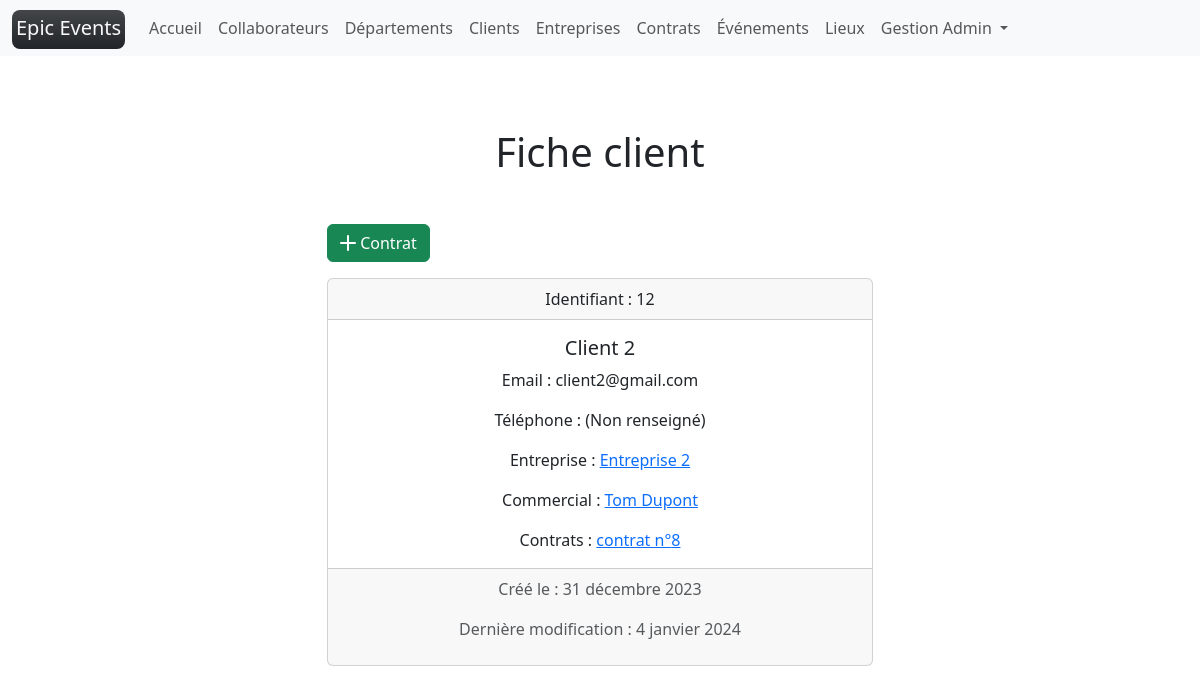
The page /customers/12/ (signed in) on the database its author committed.
### epic_events/models/collaborator.py (models this page shows, shortened)
class Collaborator(UserMixin, AbstractUser):
    department = models.ForeignKey(to=Department, on_delete=models.RESTRICT, null=True)
    birthdate = models.DateField(verbose_name="Date de naissance")
    REQUIRED_FIELDS = ["first_name", "last_name"]
    USERNAME_FIELD = "email"
    username = date_joined = None
    @property
    def str_id(self) -> str:
        if self.id:
            return str(self.id)
        return unfilled
    @property
    def role(self) -> str:
        if self.department:
            return self.department.name
        return unfilled
    @property
    def title(self) -> str:
        if self.first_name:
            return f"{self.role} {self.first_name.capitalize()}"
        return f"{self.role} {unfilled}"

### epic_events/models/department.py (models this page shows, shortened)
class Department(NameFieldMixin):
    @classmethod
    def french_name(self) -> str:
        """used in flash messages"""
        return "Département"

### epic_events/models/customer.py (models this page shows, shortened)
class Customer(UserMixin):
    company = models.ForeignKey(to=Company, on_delete=models.SET_NULL, null=True)
    commercial = models.ForeignKey(
        to=Collaborator, on_delete=models.SET_NULL, null=True, related_name="commercial"
    )
    @property
    def company_name(self):
        if self.company:
            return str(self.company)
        return unfilled
    @property
    def commercial_name(self):
        if self.commercial:
            return self.commercial.name
        return unfilled
    @classmethod
    def french_name(self) -> str:
        return "Client"

### epic_events/models/company.py (models this page shows, shortened)
class Company(NameFieldMixin):
    """customers companies CRUD by commercials"""

### epic_events/models/contract_event.py (models this page shows, shortened)
class Contract(TimeFieldMixin):
    customer = models.ForeignKey(to=Customer, on_delete=models.CASCADE, null=True)
    total_amount = models.PositiveIntegerField(
        default=0, verbose_name="Montant total €"
    )
    amount_paid = models.PositiveIntegerField(default=0, verbose_name="Montant payé €")
    is_signed = models.BooleanField(default=False, verbose_name="Signé")

### epic_events/views/customer.py (the view)
class DetailView(read_permission, View):
    def get(self, request, id, *args, **kwargs):
        obj = get_object_or_404(model, id=id)
        contracts = Contract.objects.filter(customer=obj).order_by("-edition_time")
        return render(
            request,
            model.template_name_detail(),
            {
                "title": model.french_name().lower(),
                "obj": obj,
                "update_url_name": model.update_url_name(),
                "delete_url_name": model.delete_url_name(),
                "contracts": contracts,
            },
        )

### epic_events/models/mixins.py (called while the page is built)
    @classmethod
    def singular_name(self) -> str:
        return self.__name__.lower()

    @classmethod
    def template_name_detail(self) -> str:
        return f"{self.singular_name()}/detail.html"

    @classmethod
    def update_url_name(self) -> str:
        return f"update_{self.singular_name()}"

    @classmethod
    def delete_url_name(self) -> str:
        return f"delete_{self.singular_name()}"

    def __str__(self) -> str:
        if self.name:
            return f"{self.name.capitalize()}"
        return unfilled

    def __str__(self) -> str:
        if self.first_name:
            first_name = self.first_name.capitalize()
        else:
            first_name = unfilled
        if self.last_name:
            last_name = self.last_name.capitalize()
        else:
            last_name = unfilled
        return f"{first_name} {last_name}"

    @property
    def name(self) -> str:
        return str(self)

    @property
    def formatted_phone(self):
        if self.phone:
            return phonenumbers.format_number(
                self.phone, phonenumbers.PhoneNumberFormat.INTERNATIONAL
            )
        return unfilled

### epic_events/templates/customer/detail.html (shortened to what this page needs)
{% extends "base.html" %}
{% block content %}
    <h1 class="text-center my-5">Fiche {{title}}</h1>
    <div class="offset-md-3 col-md-6 offset-1 col-10">
      {% if user.role == "Gestion" %}
        <a href="{% url 'create_contract' id=obj.id %}" title="Ajouter">
          <button class="btn btn-success mb-3">
            <i class="bi bi-plus-lg"></i> Contrat
          </button>
        </a>
      {% endif %}
      <div class="card text-center">
        <div class="card-header">Identifiant : {{obj.id}}</div>
        <div class="card-body">
          <h5 class="card-title">{{obj.name|capfirst}}</h5>
          <p class="card-text">Email : {{obj.email|lower}}</p>
          <p class="card-text">Téléphone : {{obj.formatted_phone}}</p>
          {% if obj.company %}
          <p class="card-text">Entreprise : <a href="{% url 'company' id=obj.company.id %}">{{obj.company_name}}</a></p>
          {% else %}
            <p class="card-text">Entreprise : {{obj.company_name}}</p>
          {% endif %}
          {% if obj.commercial %}
            <p class="card-text">Commercial : <a href="{% url 'collaborator' id=obj.commercial.id %}">{{obj.commercial_name}}</a></p>
          {% else %}
          <p class="card-text">Commercial : {{obj.commercial_name}}</p>
          {% endif %}
          <p class="card-text">Contrats :
            {% for contract in contracts %}
              <a href="{% url 'contract' id=contract.id %}">contrat n°{{contract.id}}</a>
            {% empty %}
              (Non renseigné)
            {% endfor %}
          </p>
        </div>
        <div class="card-footer text-muted">
          <p>Créé le : {{obj.creation_time|date}}</p>
          <p>Dernière modification : {{obj.edition_time|date}}</p>
        </div>
      </div>
    </div>
{% endblock content %}

### epic_events/templates/partials/navbar.html (shortened to what this page needs)
<nav class="navbar navbar-expand-lg navbar-light bg-light">
  <div class="container-fluid">
    <a class="navbar-brand" href="{% url 'home' %}">
      <span class="bg-dark text-light p-1 pb-2 bg-gradient rounded-3">
        Epic Events
      </span>
    </a>
    <div class="collapse navbar-collapse" id="navbarScroll">
      {% if user.is_authenticated %}
      <ul class="navbar-nav me-auto my-2 my-lg-0 navbar-nav-scroll" style="--bs-scroll-height: 100px;">
        <li class="nav-item">
          <a
          {% if '/home/' == request.path %}
            class="nav-link active border-bottom border-dark border-2"
            aria-current="page"
          {% else %}
            class="nav-link"
          {% endif %}
            href="{% url 'home' %}">Accueil
          </a>
        </li>
        {% if user.role == "Gestion" %}
        <li class="nav-item">
          <a
          {% if request.path == "/collaborators/" or "collaborators" in request.path and "search" in request.path %}
            class="nav-link active border-bottom border-dark border-2"
            aria-current="page"
          {% else %}
            class="nav-link"
          {% endif %}
           href="{% url 'collaborators' %}">Collaborateurs
          </a>
        </li>
        <li class="nav-item">
          <a
          {% if request.path == "/departments/" or "departments" in request.path and "search" in request.path %}
            class="nav-link active border-bottom border-dark border-2"
            aria-current="page"
          {% else %}
            class="nav-link"
          {% endif %}
            href="{% url 'departments' %}">Départements
          </a>
        </li>
        {% endif %}
        <li class="nav-item">
          <a
          {% if '/customers/' == request.path %}
            class="nav-link active border-bottom border-dark border-2"
            aria-current="page"
          {% else %}
            class="nav-link"
          {% endif %}
           href="{% url 'customers' %}">Clients
          </a>
        </li>
        <li class="nav-item">
          <a
          {% if '/companies/' == request.path %}
            class="nav-link active border-bottom border-dark border-2"
            aria-current="page"
          {% else %}
            class="nav-link"
          {% endif %}
            href="{% url 'companies' %}">Entreprises
          </a>
        </li>
        <li class="nav-item">
          <a
          {% if '/contracts/' == request.path %}
            class="nav-link active border-bottom border-dark border-2"
            aria-current="page"
          {% else %}
            class="nav-link"
          {% endif %}
            href="{% url 'contracts' %}">Contrats
          </a>
        </li>
        <li class="nav-item">
          <a
          {% if '/events/' == request.path %}
            class="nav-link active border-bottom border-dark border-2"
            aria-current="page"
          {% else %}
            class="nav-link"
          {% endif %}
            href="{% url 'events' %}">Événements
          </a>
        </li>
        <li class="nav-item">
          <a
          {% if '/locations/' == request.path %}
            class="nav-link active border-bottom border-dark border-2"
            aria-current="page"
          {% else %}
            class="nav-link"
          {% endif %}
            href="{% url 'locations' %}">Lieux
          </a>
        </li>
        <li class="nav-item dropdown">
          <a
          {% if '/collaborators/'|add:user.str_id|add:'/' == request.path %}
            class="nav-link dropdown-toggle active border-bottom border-dark border-2"
          {% else %}
            class="nav-link dropdown-toggle"
          {% endif %}
          href="#" id="navbarScrollingDropdown" role="button" data-bs-toggle="dropdown" aria-expanded="false">
            {{user.title}}
          </a>
        </li>
      </ul>
      {% endif %}
    </div>
  </div>
</nav>

### rows shown on the page
Collaborator: title "Gestion Admin"
Customer: first_name "client", id "12", name "Client 2", email "client2@gmail.com", formatted_phone "(Non renseigné)", company_name "Entreprise 2", commercial_name "Tom Dupont", creation_time "31 décembre 2023", edition_time "4 janvier 2024"
Contract: id "8"
